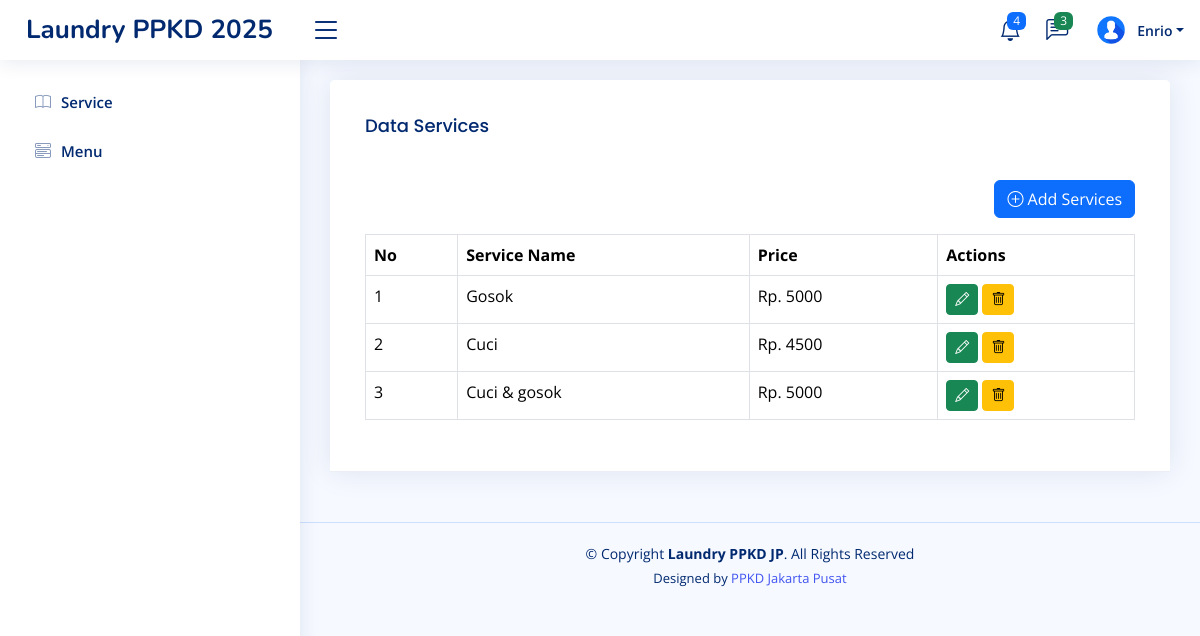
The page /home.php?page=service (signed in) on the database as committed earlier.
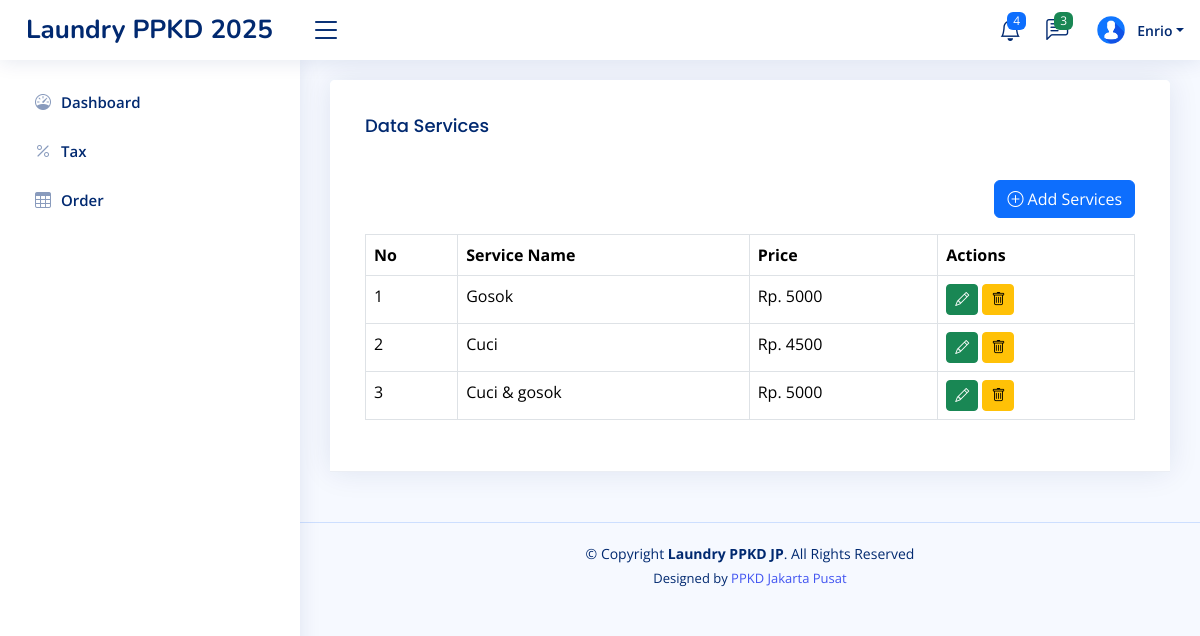
The same page on the database as committed later.
### tables this page shows
CREATE TABLE `level_menus` (
  `id` int(11) NOT NULL,
  `level_id` int(11) NOT NULL,
  `menu_id` int(11) NOT NULL,
  `created_at` timestamp NOT NULL DEFAULT current_timestamp(),
  `updated_at` timestamp NULL DEFAULT NULL ON UPDATE current_timestamp()
);

CREATE TABLE `menus` (
  `id` int(11) NOT NULL,
  `name` varchar(30) NOT NULL,
  `icon` varchar(30) NOT NULL,
  `link` varchar(30) NOT NULL,
  `order` int(11) NOT NULL,
  `created_at` timestamp NOT NULL DEFAULT current_timestamp(),
  `updated_at` timestamp NULL DEFAULT NULL ON UPDATE current_timestamp()
);

CREATE TABLE `services` (
  `id` int(11) NOT NULL,
  `name` varchar(50) NOT NULL,
  `price` int(11) NOT NULL,
  `description` text NOT NULL,
  `created_at` timestamp NOT NULL DEFAULT current_timestamp(),
  `updated_at` timestamp NULL DEFAULT NULL ON UPDATE current_timestamp()
);

### pages/service.php (the view, shortened to what this page needs)
<?php
$q_services = mysqli_query($config, "SELECT  * FROM services ORDER BY id DESC");
$services = mysqli_fetch_all($q_services, MYSQLI_ASSOC);
?>
<!DOCTYPE html>
<html lang="en">
<head>
</head>
<body>
    <div class="row">
        <div class="col-sm-12">
            <div class="card">
                <div class="card-header">
                    <div class="card-body">
                        <h3 class="card-title">Data Services</h3>
                    </div>
                    <div class="card-body">
                        <div class="d-flex mb-3 justify-content-end">
                            <a href="?page=tambah-service" class="btn btn-primary">
                                <i class="bi bi-plus-circle"></i> Add Services
                            </a>
                        </div>
                        <table class="table table-bordered">
                            <tr>
                                <th>No</th>
                                <th>Service Name</th>
                                <th>Price</th>
                                <th>Actions</th>
                            </tr>
                            <?php
                            foreach ($services as $key => $service) {
                            ?>
                                <tr>
                                    <td><?php echo $key + 1 ?></td>
                                    <td><?php echo $service['name'] ?></td>
                                    <td>Rp. <?php echo $service['price'] ?></td>
                                    <td>
                                        <a class="btn btn-success btn-sm"
                                            href="?page=tambah-service&edit=<?= $service['id'] ?>">
                                            <i class="bi bi-pencil"></i>
                                        </a>
                                        <form class="d-inline" action="?page=service&delete=<?= $service['id'] ?>"
                                            method="post" onclick="return confirm('Are you sure you want to delete?')">
                                            <button type="submit" class="btn btn-warning btn-sm">
                                                <i class="bi bi-trash"></i>
                                            </button>
                                        </form>
                                    </td>
                                </tr>
                            <?php
                            }
                            ?>
                        </table>
                    </div>
                </div>
            </div>
        </div>
    </div>
</body>
</html>

### inc/sidebar.php
<?php
$level_id = $_SESSION['LEVEL_ID'] ?? '';
$querylevelMenu = mysqli_query($config, "SELECT * FROM menus JOIN level_menus ON menus.id = level_menus.menu_id WHERE level_id = '$level_id' ORDER BY `order` ASC");
$rowLevelMenus = mysqli_fetch_all($querylevelMenu, MYSQLI_ASSOC);
?>
<aside id="sidebar" class="sidebar">
    <ul class="sidebar-nav" id="sidebar-nav">
        <?php foreach ($rowLevelMenus as $rowLevelMenu): ?>
            <li class="nav-item">
                <a class="nav-link collapsed" href="?page=<?= $rowLevelMenu['link'] ?>">
                    <i class="<?= $rowLevelMenu['icon'] ?>"></i>
                    <span><?= $rowLevelMenu['name'] ?></span>
                </a>
            </li>
        <?php endforeach ?>
</aside>

Rows that differ between the two databases and show on the page:
removed level_menus: menu.name "Service"
removed level_menus: menu.name "Menu"
added level_menus: menu.name "Dashboard"
added level_menus: menu.name "Tax"
added level_menus: menu.name "Order"
